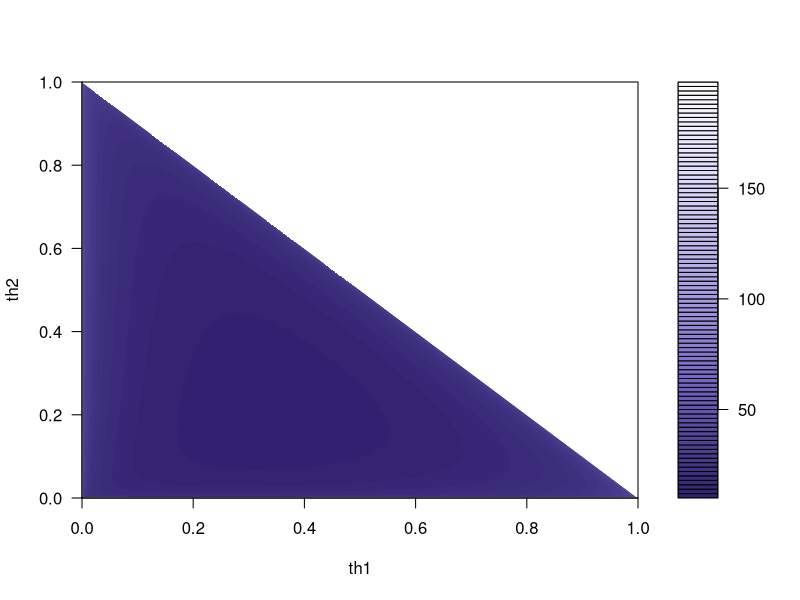

Source code (R):
#!/usr/bin/env Rscript

library(colorspace)

k1 <- 7
k2 <- 3
k3 <- 5
C12 <- 6
C13 <- 6
C23 <- 1


games <- matrix(c(1,2,
                  1,3,
                  1,2,
                  2,3,
                  2,1,
                  3,1), ncol=2, byrow=T)
winners <- c(1, 1, 2, 3, 2, 1)



# V = -log(posterior)
V <- function(th1, th2) {
    -(k1*log(th1) + k2*log(th2) + k3*log(1-th1-th2) - C12*log(th1+th2) - C13*log(1-th2) - C23*log(1-th1))
}


# posterior
p <- function(th1, th2) exp(-V(th1, th2))


x <- seq(0, 1, length.out=500)
y <- seq(0, 1, length.out=500)
z <- outer(x, y, V)



png("contour.png", width=1024, height=1024)
pal <- function(n) sequential_hcl(n, "Purples 3")
filled.contour(z, color.palette=pal, nlevels=100,
               xlab="th1", ylab="th2")
dev.off()

